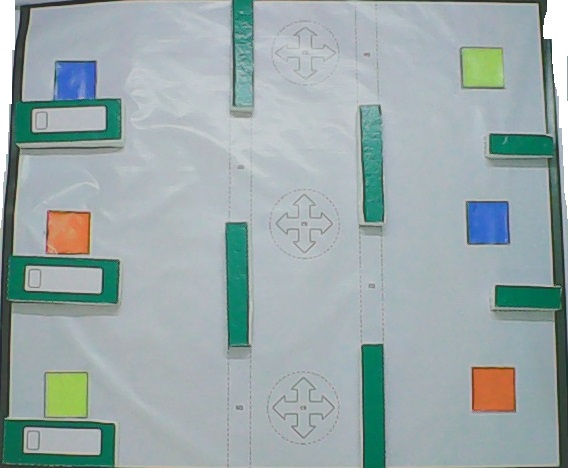
#> input picture task5/testimage.jpg, 568 x 468 px, given in place of the camera
$ python 'task5code (MockingJay'"'"'s conflicted copy 2015-03-01 (1)).py'   (Python 2 division)
#> lines starting #> are read from the running program, lines starting #| are printed output that depends on the picture; after the words box and inside, x2 and y2 are one past the last pixel; in counts of white or black regions, pixels touching at a corner belong together
#> further down, img is the input picture: shape (468, 568, 3); mean B, G, R 170.6, 169.6, 154.6
### task5/implementation code/imglib.py
import numpy
import cv2
import heapq
grid_line_x = 13
grid_line_y = 13
m=480/(grid_line_x-1)
n=540/(grid_line_y-1)
grid_map = [ [ 0 for i in range(grid_line_x-1) ] for j in range(grid_line_y-1) ]
###############################
# trims contours accoding to given area
#
#
#
def areacon(contours,area,sub):
        count=0
        #con=0
        for i in range(len(contours)):
                ar = cv2.contourArea(contours[i])
                #print ar,area
                if ar>area-sub and ar<area+sub:#detecting provision marker
                        contours[count]=contours[i]
                        count=count+1
                        #print count
        return contours,count


########################################
##############
# Image clipper
#
#
#
#
def imgclip(frame):
        gray = cv2.cvtColor(frame, cv2.COLOR_BGR2GRAY)
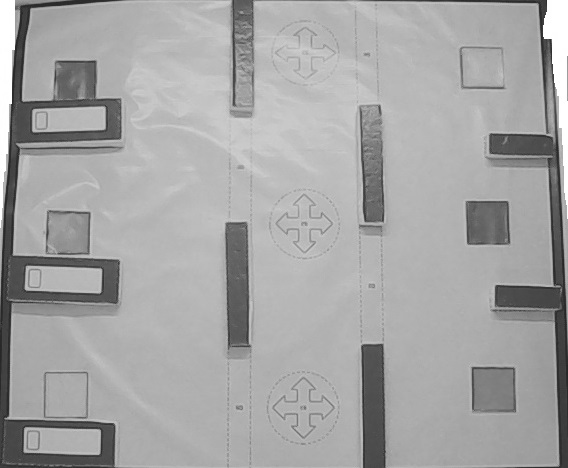
#> gray: shape (468, 568); min 31, max 255, mean 165.2
        lower = numpy.array([0, 0, 0]) #black color mask
        upper = numpy.array([120, 120, 120])
        mask = cv2.inRange(frame, lower, upper)
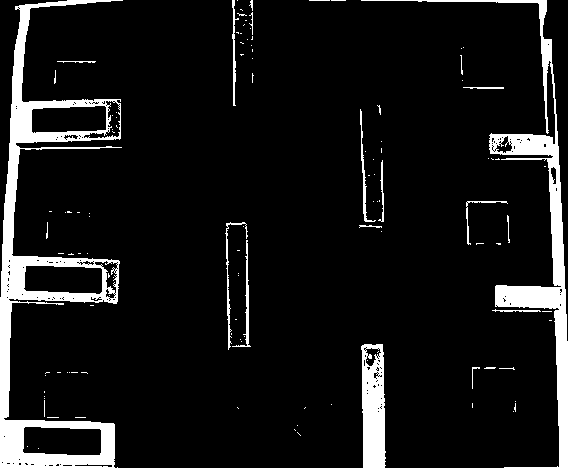
#> mask: shape (468, 568); 9.1% white; 119 white regions (98 under 20 px)

        ret,thresh1 = cv2.threshold(mask,127,255,cv2.THRESH_BINARY)
        contours, hierarchy = cv2.findContours(thresh1, cv2.RETR_TREE, cv2.CHAIN_APPROX_SIMPLE)
#> contours = 312 contours, 287 with area under 20; largest, box (x1, y1, x2, y2) and area: (0, 0, 123, 468) 17991, (361, 0, 568, 468) 6443, (361, 344, 386, 468) 2589, (22, 426, 102, 456) 2100, (23, 265, 103, 295) 2042
        #cv2.drawContours(frame,contours,-1,(0,255,0),3)
        biggest = 0
        max_area = 0
        min_size = thresh1.size/4
        index1 = 0
        for i in contours:
                area = cv2.contourArea(i)
                if area > 10000:
                    peri = cv2.arcLength(i,True)
                if area > max_area:
                    biggest = index1
                    max_area = area
                index1 = index1 + 1
#> this loop made 312 passes
#> (area, peri, max_area) on pass 189: (17991, 2147.2, 17991)
#> after the loop, biggest = 188; index1 = 312; max_area = 17991
        approx = cv2.approxPolyDP(contours[biggest],0.05*peri,True)
#> approx = [[122, 0], [0, 467], [114, 467], [3, 418]]
        #drawing the biggest polyline
        cv2.polylines(frame, [approx], True, (0,255,0), 3)
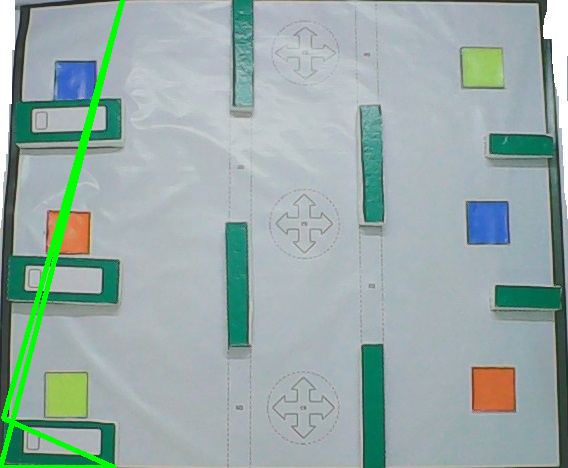
#> frame: shape (468, 568, 3); 1.9% of pixels changed, all inside (x1, y1, x2, y2) = (0, 0, 125, 468)
        x1 = approx[0][0][0]
#> x1 = 122
        y1 = approx[0][0][1]
#> y1 = 0
        x2 = approx[1][0][0]
#> x2 = 0
        y2 = approx[1][0][1]
#> y2 = 467
        x3 = approx[3][0][0]
#> x3 = 3
        y3 = approx[3][0][1]
#> y3 = 418
        x4 = approx[2][0][0]
#> x4 = 114
        y4 = approx[2][0][1]
#> y4 = 467
        #print x1,y1,x2,y2,x3,y3,x4,y4


        #points remapped from source image from camera
        #to cropped image try to match x1, y1,.... to the respective near values
        pts1 = numpy.float32([[x1,y1],[x2,y2],[x3,y3],[x4,y4]])
#> pts1 = [[122, 0], [0, 467], [3, 418], [114, 467]]
        pts2 = numpy.float32([[0,0],[0,480],[540,0],[540,480]])
        persM = cv2.getPerspectiveTransform(pts1,pts2)
#> persM = [[-2.64, -0.689, 321.8], [-2.14, -0.609, 261], [-0.00446, -0.00225, 1]]
        img = cv2.warpPerspective(frame,persM,(540,480))
#> img: shape (480, 540, 3)
        return img
        ###clipping ends
############
############
# Obstacle dilation
#
#
#
############################################
# [130 lines left out: functions obstacle, markobstacle, grid_draw, solve, build_path, not called in this run]

###########################################################
class GridPoint(object):
    """Represent a position on a grid."""
    def __init__(self, x, y): #self referencing x and  y coordinates
        self.x = x
        self.y = y

    def __hash__(self): #returning hash value of the GridPoint object
        return hash((self.x, self.y))

    def __repr__(self):                         #returns values stored in current object, values are x and y coordinates
        return "(%d,%d)" % (self.y+1, self.x+1)

    def __eq__(self, other):
        return self.x == other.x and self.y == other.y

    # [22 lines left out: function get_moves, not called in this run]


#############################################################


###########################################
# calculate contours coordinates
#
#
#
#
def ccoor(contour):
        M = cv2.moments(contour)
        cx = int(M['m10']/M['m00'])
        cy = int(M['m01']/M['m00'])
        return cx,cy
###########################################
##################################
#idetifying markers and returning their array coordinates
#
#
#
#
def markers(img):
        marker = [ [ 0 for i in range(3) ] for j in range(8) ]
        count=0
        flag=1
        hsv = cv2.cvtColor(img,cv2.COLOR_BGR2HSV)
#> hsv: shape (480, 540, 3); mean H, S, V 23.8, 40.9, 55.2
        #Starting with red markers
        MIN= numpy.array([0,100,100],numpy.uint8)
        MAX= numpy.array([30,255,255],numpy.uint8)
        mask = cv2.inRange(hsv, MIN,MAX)
#> mask: shape (480, 540); 0.3% white; 1 white region, box (x1, y1, x2, y2) and area: (81, 23, 156, 92) 778
        ret,thresh = cv2.threshold(mask,127,255,1)
#> thresh: shape (480, 540); 99.7% white; 1 black region
        Rcontours, h = cv2.findContours(thresh,cv2.RETR_TREE,cv2.CHAIN_APPROX_SIMPLE)
#> Rcontours = 36 contours, 34 with area under 20; largest, box (x1, y1, x2, y2) and area: (0, 0, 540, 480) 258181, (80, 23, 153, 89) 826; h = 36 rows, first 6: [-1, -1, 1, -1], [2, -1, -1, 0], [3, 1, -1, 0], [4, 2, -1, 0], [5, 3, -1, 0], [6, 4, -1, 0]
        Rcontours=sorted(Rcontours, key = cv2.contourArea, reverse = True)[:5]
#> Rcontours = 5 contours, 3 with area under 20; largest, box (x1, y1, x2, y2) and area: (0, 0, 540, 480) 258181, (80, 23, 153, 89) 826
        Rcontours,length=areacon(Rcontours,1500,900)
#> the loop in areacon, `for i in range(len(contours)):` made 5 passes
#> (ar, count) on pass 2: (826, 1)
#> after the loop in areacon, `for i in range(len(contours)):`: contours = 5 contours, 3 with area under 20; largest, box (x1, y1, x2, y2) and area: (80, 23, 153, 89) 826, (80, 23, 153, 89) 826; count = 1
#> Rcontours has the same summary as contours in areacon; length = 1
        if(length==0):
                flag=0
        Rcontours=sorted(Rcontours, key = cv2.contourArea, reverse = True)[:length]
#> Rcontours = 1 contour; box (x1, y1, x2, y2) and area: (80, 23, 153, 89) 826
        cv2.drawContours(img,Rcontours,-1,(255,0,0),3)
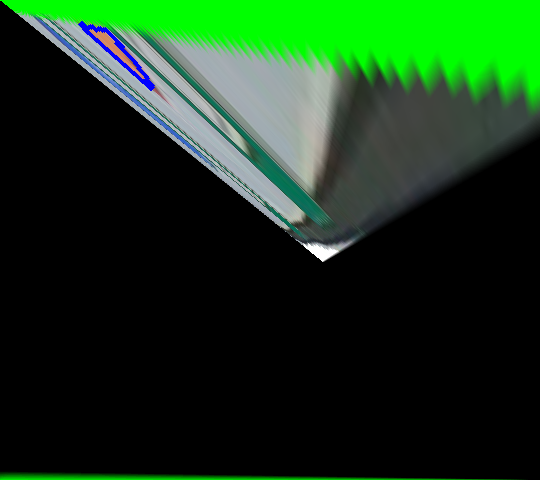
#> img: shape (480, 540, 3); mean B, G, R 25.1, 53.9, 22.2
        #print len(Rcontours)

        # blue markers
        MIN= numpy.array([95,100,100],numpy.uint8)
        MAX= numpy.array([130,255,255],numpy.uint8)
        mask = cv2.inRange(hsv, MIN,MAX)
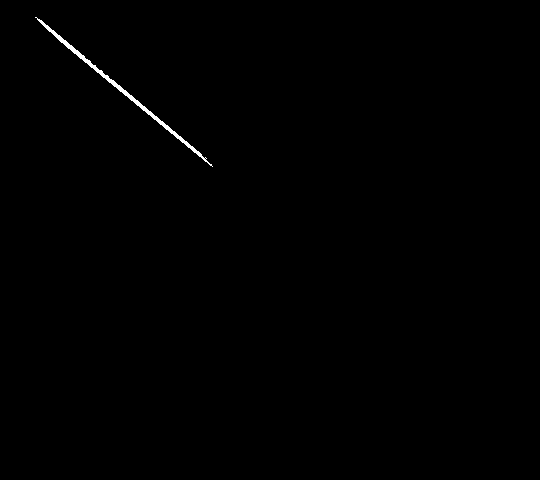
#> mask: shape (480, 540); 0.32% white; 1 white region, box (x1, y1, x2, y2) and area: (35, 17, 213, 167) 840
        ret,thresh = cv2.threshold(mask,127,255,1)
#> thresh: shape (480, 540); 99.7% white; 1 black region
        Bcontours, h = cv2.findContours(thresh,cv2.RETR_TREE,cv2.CHAIN_APPROX_SIMPLE)
#> Bcontours = 6 contours, 4 with area under 20; largest, box (x1, y1, x2, y2) and area: (0, 0, 540, 480) 258181, (36, 17, 213, 167) 1014; h = [[-1, -1, 1, -1], [2, -1, -1, 0], [3, 1, -1, 0], [4, 2, -1, 0], [5, 3, -1, 0], [-1, 4, -1, 0]]
        Bcontours=sorted(Bcontours, key = cv2.contourArea, reverse = True)[:5]
#> Bcontours = 5 contours, 3 with area under 20; largest, box (x1, y1, x2, y2) and area: (0, 0, 540, 480) 258181, (36, 17, 213, 167) 1014
        Bcontours,length=areacon(Bcontours,1500,600)
#> the loop in areacon (call 2), `for i in range(len(contours)):` made 5 passes
#> (ar, count) on pass 2: (1014, 1)
#> after the loop in areacon (call 2), `for i in range(len(contours)):`: contours = 5 contours, 3 with area under 20; largest, box (x1, y1, x2, y2) and area: (36, 17, 213, 167) 1014, (36, 17, 213, 167) 1014; count = 1
#> Bcontours has the same summary as contours in areacon
        if(length==0):
                flag=0
        Bcontours=sorted(Bcontours, key = cv2.contourArea, reverse = True)[:length]
#> Bcontours = 1 contour; box (x1, y1, x2, y2) and area: (36, 17, 213, 167) 1014

        #print "Blue markers",length
        cv2.drawContours(img,Bcontours,-1,(255,0,0),3)
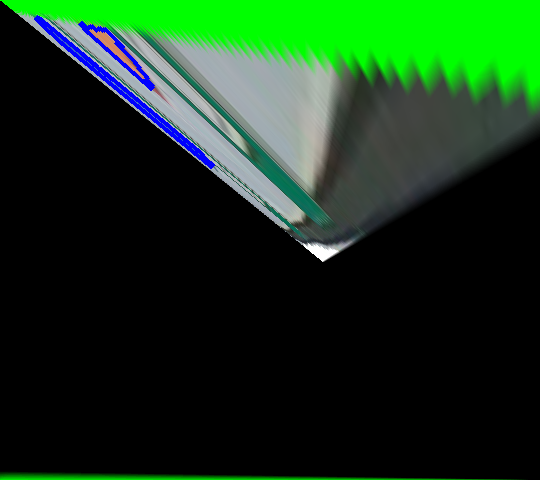
#> img: shape (480, 540, 3); 0.69% of pixels changed, all inside (x1, y1, x2, y2) = (34, 15, 215, 169)
        #yellow markers

        MIN= numpy.array([35,60,100],numpy.uint8)
        MAX= numpy.array([60,255,255],numpy.uint8)
        mask = cv2.inRange(hsv, MIN,MAX)
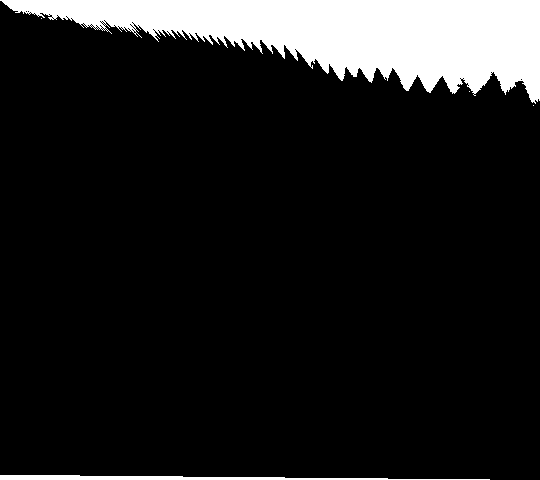
#> mask: shape (480, 540); 11.6% white; 5 white regions (3 under 20 px), largest, box (x1, y1, x2, y2) and area: (0, 0, 540, 104) 28738, (0, 475, 490, 480) 1426
        ret,thresh = cv2.threshold(mask,127,255,1)
#> thresh: shape (480, 540); 88.4% white; 5 black regions (3 under 20 px)
        Ycontours, h = cv2.findContours(thresh,cv2.RETR_TREE,cv2.CHAIN_APPROX_SIMPLE)
#> Ycontours = 97 contours, 96 with area under 20; largest, box (x1, y1, x2, y2) and area: (0, 1, 540, 480) 227914; h = 97 rows, first 6: [1, -1, -1, -1], [2, 0, -1, -1], [3, 1, -1, -1], [-1, 2, 4, -1], [5, -1, -1, 3], [6, 4, -1, 3]
        Ycontours=sorted(Ycontours, key = cv2.contourArea, reverse = True)[:5]
#> Ycontours = 5 contours, 4 with area under 20; largest, box (x1, y1, x2, y2) and area: (0, 1, 540, 480) 227914
        #cv2.drawContours(img,Ycontours,-1,(255,0,0),3)
        Ycontours,length=areacon(Ycontours,1500,600)
#> after the loop in areacon (call 3), `for i in range(len(contours)):`: contours has the same summary as Ycontours in markers; count = 0
#> length = 0
        if(length==0):
                flag=0
        Ycontours=sorted(Ycontours, key = cv2.contourArea, reverse = True)[:length]
#> Ycontours = []
        cv2.drawContours(img,Ycontours,-1,(255,0,0),3)
        cv2.imshow("Rcon",img)
        #####returning coordiantes of marker with maximum demands

        if len(Rcontours)>=len(Bcontours):
                if(len(Rcontours)>=len(Ycontours)):
                        ##code here for R
                        count=0
                        for i in range(len(Rcontours)):
                                cx,cy=ccoor(Rcontours[i])
                                #cv2.circle(orig_img,(cx,cy), 5, (255,255,0), -1)
                                if cx < 270:#detecting provision marker
                                        #count=count+1
                                        marker[2][0]=cx
                                        marker[2][1]=cy
                                        marker[2][2]=2

                                else:#detecting demand markers
                                        marker[3+count][0]=cx
                                        marker[3+count][1]=cy
                                        marker[3+count][2]=2 #2 means red demand
                                        count=count+1
#> this loop made 1 pass
#> (cx, cy) on pass 1: (116, 50)
#> after the loop, count = 0; marker = [[0, 0, 0], [0, 0, 0], [116, 50, 2], [0, 0, 0], [0, 0, 0], [0, 0, 0], [0, 0, 0], [0, 0, 0]]
                        #code here for yellow
                        for i in range(len(Ycontours)):
                                cx,cy=ccoor(Ycontours[i])
                                #cv2.circle(orig_img,(cx,cy), 5, (255,255,0), -1)
                                if cx < 270:#detecting provision marker

                                        marker[1][0]=cx
                                        marker[1][1]=cy
                                        marker[1][2]=1

                                else:#detecting demand markers

                                        marker[3+count][0]=cx
                                        marker[3+count][1]=cy
                                        marker[3+count][2]=1 #1 means yellow demand
                                        count=count+1
#> this loop made 0 passes
#> after the loop, count = 0
                        #code for blue
                        for i in range(len(Bcontours)):
                                cx,cy=ccoor(Bcontours[i])
                                #cv2.circle(orig_img,(cx,cy), 5, (255,255,0), -1)
                                if cx < 270:#detecting provision marker

                                        marker[0][0]=cx
                                        marker[0][1]=cy
                                        marker[0][2]=0

                                else:#detecting demand markers

                                        marker[3+count][0]=cx
                                        marker[3+count][1]=cy
                                        marker[3+count][2]=0 #0 means blue demand
                                        count=count+1
#> this loop made 1 pass
#> (cx, cy) on pass 1: (121, 89)
#> after the loop, count = 0; marker = [[121, 89, 0], [0, 0, 0], [116, 50, 2], [0, 0, 0], [0, 0, 0], [0, 0, 0], [0, 0, 0], [0, 0, 0]]


                else:
                        #code here for yellow
                        count=0

                        for i in range(len(Ycontours)):
                                cx,cy=ccoor(Ycontours[i])
                                print cx,cy

                                #cv2.circle(orig_img,(cx,cy), 5, (255,255,0), -1)
                                if cx < 270:#detecting provision marker

                                        marker[1][0]=cx
                                        marker[1][1]=cy
                                        marker[1][2]=1

                                else:#detecting demand markers

                                        marker[3+count][0]=cx
                                        marker[3+count][1]=cy
                                        marker[3+count][2]=1 #1 means yellow demand
                                        count=count+1
                        #code for blue
                        for i in range(len(Bcontours)):
                                cx,cy=ccoor(Bcontours[i])
                                #cv2.circle(orig_img,(cx,cy), 5, (255,255,0), -1)
                                if cx < 270:#detecting provision marker

                                        marker[0][0]=cx
                                        marker[0][1]=cy
                                        marker[0][2]=0

                                else:#detecting demand markers

                                        marker[3+count][0]=cx
                                        marker[3+count][1]=cy
                                        marker[3+count][2]=0 #0 means blue demand
                                        count=count+1
                        #code for R
                        for i in range(len(Rcontours)):
                                cx,cy=ccoor(Rcontours[i])
                                #cv2.circle(orig_img,(cx,cy), 5, (255,255,0), -1)
                                if cx < 270:#detecting provision marker
                                        #count=count+1
                                        marker[2][0]=cx
                                        marker[2][1]=cy
                                        marker[2][2]=2

                                else:#detecting demand markers
                                        marker[3+count][0]=cx
                                        marker[3+count][1]=cy
                                        marker[3+count][2]=2 #2 means red demand
                                        count=count+1

        else:
                if(len(Bcontours)>=len(Ycontours)):
                        #code for B
                        count=0
                        for i in range(len(Bcontours)):
                                cx,cy=ccoor(Bcontours[i])
                                #cv2.circle(orig_img,(cx,cy), 5, (255,255,0), -1)
                                if cx < 270:#detecting provision marker

                                        marker[0][0]=cx
                                        marker[0][1]=cy
                                        marker[0][2]=0

                                else:#detecting demand markers

                                        marker[3+count][0]=cx
                                        marker[3+count][1]=cy
                                        marker[3+count][2]=0 #0 means blue demand
                                        count=count+1
                        #code for R
                        for i in range(len(Rcontours)):
                                cx,cy=ccoor(Rcontours[i])
                                #cv2.circle(orig_img,(cx,cy), 5, (255,255,0), -1)
                                if cx < 270:#detecting provision marker
                                        #count=count+1
                                        marker[2][0]=cx
                                        marker[2][1]=cy
                                        marker[2][2]=2

                                else:#detecting demand markers
                                        marker[3+count][0]=cx
                                        marker[3+count][1]=cy
                                        marker[3+count][2]=2 #2 means red demand
                                        count=count+1
                        #code here for yellow

                        for i in range(len(Ycontours)):
                                cx,cy=ccoor(Ycontours[i])
                                #cv2.circle(orig_img,(cx,cy), 5, (255,255,0), -1)
                                if cx < 270:#detecting provision marker

                                        marker[1][0]=cx
                                        marker[1][1]=cy
                                        marker[1][2]=1

                                else:#detecting demand markers

                                        marker[3+count][0]=cx
                                        marker[3+count][1]=cy
                                        marker[3+count][2]=1 #1 means yellow demand
                                        count=count+1
                else:
                        #code for Y
                        #code here for yellow
                        count=0
                        for i in range(len(Ycontours)):
                                cx,cy=ccoor(Ycontours[i])
                                #cv2.circle(orig_img,(cx,cy), 5, (255,255,0), -1)
                                if cx < 270:#detecting provision marker

                                        marker[1][0]=cx
                                        marker[1][1]=cy
                                        marker[1][2]=1

                                else:#detecting demand markers

                                        marker[3+count][0]=cx
                                        marker[3+count][1]=cy
                                        marker[3+count][2]=1 #1 means yellow demand
                                        count=count+1
                        #code for R
                        for i in range(len(Rcontours)):
                                cx,cy=ccoor(Rcontours[i])
                                #cv2.circle(orig_img,(cx,cy), 5, (255,255,0), -1)
                                if cx < 270:#detecting provision marker
                                        #count=count+1
                                        marker[2][0]=cx
                                        marker[2][1]=cy
                                        marker[2][2]=2

                                else:#detecting demand markers
                                        marker[3+count][0]=cx
                                        marker[3+count][1]=cy
                                        marker[3+count][2]=2 #2 means red demand
                                        count=count+1
                        #code for B

                        for i in range(len(Bcontours)):
                                cx,cy=ccoor(Bcontours[i])
                                #cv2.circle(orig_img,(cx,cy), 5, (255,255,0), -1)
                                if cx < 270:#detecting provision marker

                                        marker[0][0]=cx
                                        marker[0][1]=cy
                                        marker[0][2]=0

                                else:#detecting demand markers

                                        marker[3+count][0]=cx
                                        marker[3+count][1]=cy
                                        marker[3+count][2]=0 #0 means blue demand
                                        count=count+1


        return marker,flag
###########################################

### task5/implementation code/task5code (MockingJay's conflicted copy 2015-03-01 (1)).py
import numpy
import cv2
import serial
import math
from time import sleep
import motion
from imglib import *
from motion import *
#ser=serial.Serial(3) #COM4
grid_line_x = 17
grid_line_y = 17
grid_start = 0
grid_end = 0
grid_map = [ [ 0 for i in range(grid_line_y-1) ] for j in range(grid_line_x-1) ]
marker = [ [ 0 for i in range(3) ] for j in range(8) ]
m=540/grid_line_x-1
n=480/grid_line_y-1
mbs=0
stepper=0
MIN = numpy.array([65 ,110, 50],numpy.uint8)   ##wall
MAX = numpy.array([90, 255, 255],numpy.uint8)

cap = cv2.VideoCapture(1)
rx=0
ry=0
bx=0
by=0
yx=0
yy=0

ret, img = cap.read()
frame=imgclip(img)
marker=markers(frame)
#> marker = ([[121, 89, 0], [0, 0, 0], [116, 50, 2], [0, 0, 0], [0, 0, 0], [0, 0, 0], [0, 0, 0], [0, 0, 0]], 0)
#> (the run stopped early here; a loop or call above may not have finished)
